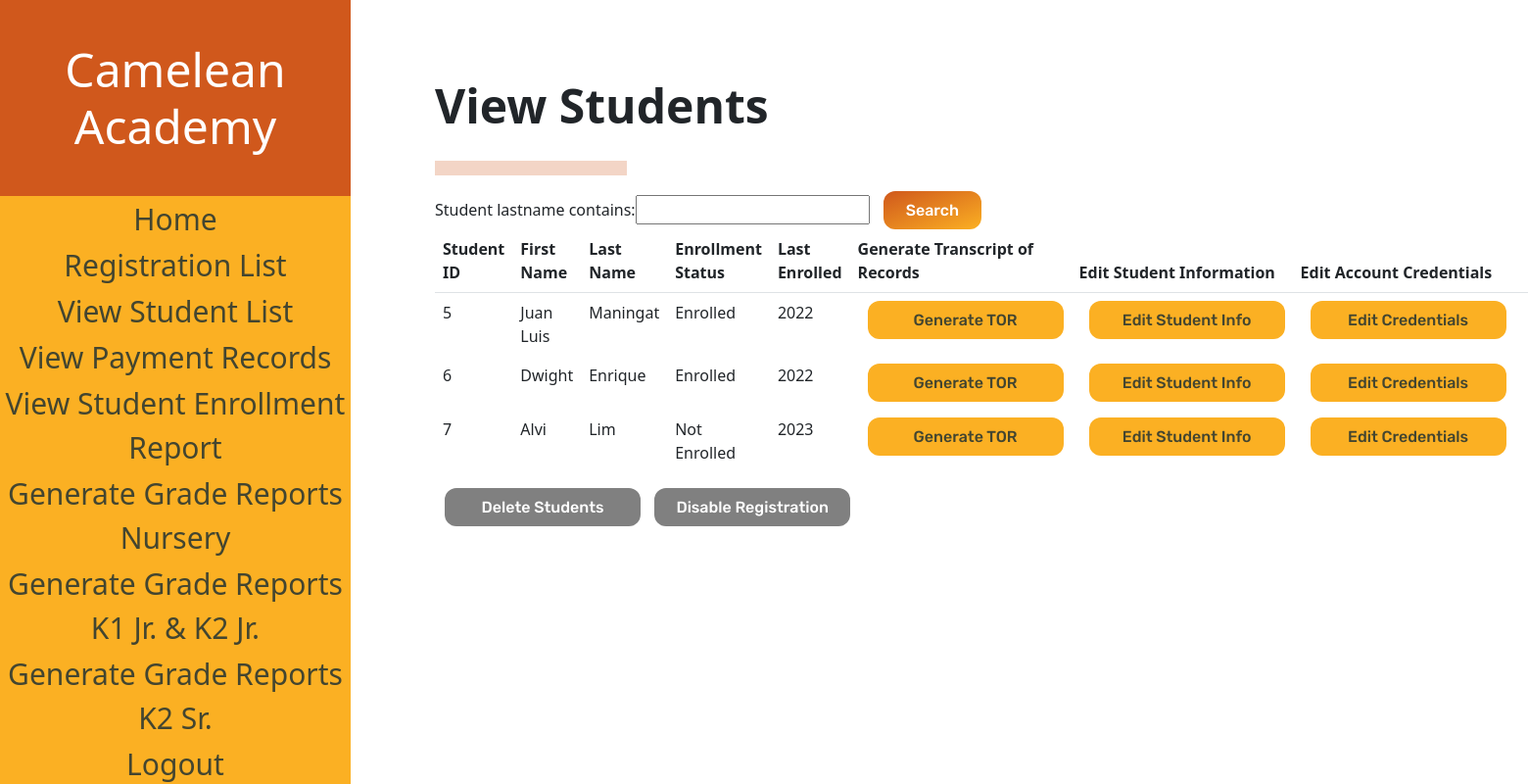
The app's page /studentList (signed in), older data.
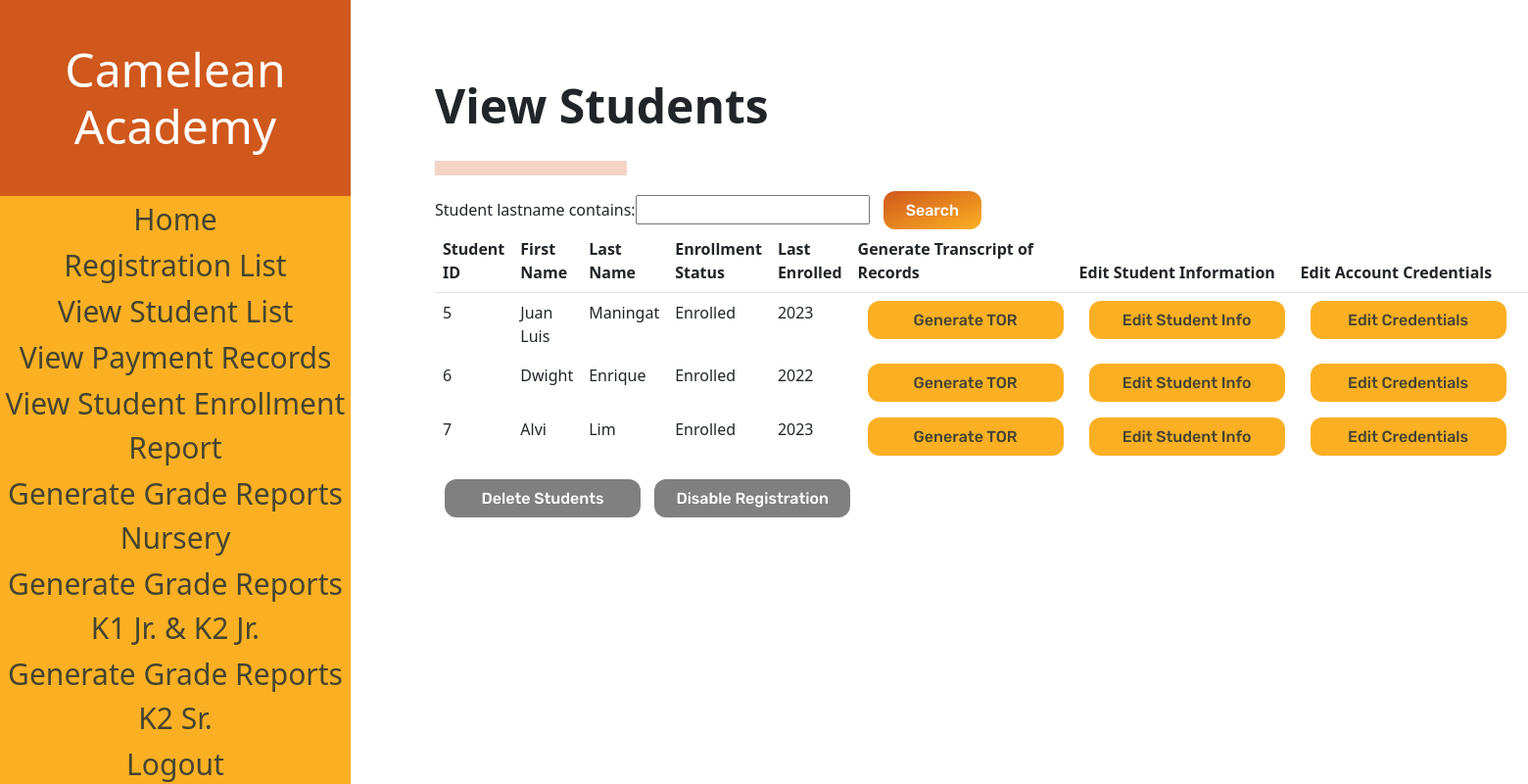
The same page, newer data.
### sis_app/models.py (models this page shows)
class Account(models.Model):
    username = models.CharField(max_length=128)
    password = models.CharField(max_length=128)#passwords should be stored hashed
    class Meta:
        abstract=True # Don't use this line if you want Contact to have its own table

class Student(Account):
    student_firstname = models.CharField(max_length=128, default=None)#
    student_lastname = models.CharField(max_length=128, default=None)#
    student_middlename = models.CharField(max_length=128, default=None)
    student_nickname = models.CharField(max_length=128, default=None)
    student_birthday = models.DateField(default=datetime.date.today())
    grade_levels = [
        ('Nursery','Nursery'),
        ('Kinder 1','Kinder 1'),
        ('Kinder 2 Junior', 'Kinder 2 Junior'),
        ('Kinder 2 Senior', 'Kinder 2 Senior'),
    ]
    student_grade_level = models.CharField(max_length=128, choices=grade_levels, default='Nursery')#
    status =[
    ('Not Enrolled','Not Enrolled'),
    ('Enrolled', 'Enrolled'),
    ]#
    enrollment_status = models.CharField(max_length=20, choices=status,default='Not Enrolled')#
    student_schoolyear_start=models.IntegerField(('year'), validators=[MinValueValidator(2000)], default=None)#
    student_address = models.CharField(max_length=300, default=None)
    student_religion = models.CharField(max_length=128, default=None)
    student_nationality = models.CharField(max_length=128, default=None)
    student_hobbies = models.TextField(max_length=500, default=None)
    student_likes = models.TextField(max_length=500, default=None)
    student_dislikes = models.TextField(max_length=500, default=None)
    student_shm = models.TextField(max_length=500, default=None)
    student_allergies = models.TextField(max_length=500, default=None)
    student_sd = models.TextField(max_length=500, default=None)
    student_oconsiderations = models.TextField(max_length=500, default=None)
    student_guardianemail = models.EmailField(max_length = 254, default=None)
    student_f_firstname = models.CharField(max_length=128, default=None)
    student_f_lastname = models.CharField(max_length=128, default=None)
    student_f_middlename = models.CharField(max_length=128, default=None)
    student_f_telno = models.CharField(max_length=128, default=None)
    student_f_address = models.CharField(max_length=300, default=None)
    student_f_occupation = models.CharField(max_length=128, default=None)
    student_f_employer = models.CharField(max_length=128, default=None)
    student_f_oaddress = models.CharField(max_length=300, default=None)
    student_f_otelno = models.CharField(max_length=128, default=None)
    student_f_natureofbusiness = models.CharField(max_length=128, default=None)
    student_m_firstname = models.CharField(max_length=128, default=None)
    student_m_lastname = models.CharField(max_length=128, default=None)
    student_m_middlename = models.CharField(max_length=128, default=None)
    student_m_telno = models.CharField(max_length=128, default=None)
    student_m_address = models.CharField(max_length=300, default=None)
    student_m_occupation = models.CharField(max_length=128, default=None)
    student_m_employer = models.CharField(max_length=128, default=None)
    student_m_oaddress = models.CharField(max_length=300, default=None)
    student_m_otelno = models.CharField(max_length=128, default=None)
    student_m_natureofbusiness = models.CharField(max_length=128, default=None)
    student_sibling_name = models.CharField(max_length=300, default=None)
    student_sibling_gender = models.CharField(max_length=128, default=None)
    student_sibling_age = models.IntegerField(default=None)
    student_sibling_school=models.CharField(max_length=300, default=None)
    student_medexp = models.BooleanField(default = False)
    student_rules = models.BooleanField(default = False)
    student_accuracy = models.BooleanField(default = False)
    student_signedname = models.CharField(max_length=300, default=None)
    student_signdate = models.DateField(default=datetime.date.today())
    enrollment_plan_choices =[
    ('Annually','Annually'),
    ('Bi-Annually', 'Bi-Annually'),
    ('Quarterly', 'Quarterly'),
    ]
    student_enrollment_plan = models.CharField(max_length=20, choices=enrollment_plan_choices,default='Annually')

### sis_app/views.py (the view)
# urls.py: path('studentList',views.StudentList, name="student_list"),
@login_required(login_url='sis_app:log_in')
def StudentList(request):
    if request.user.is_superuser:
        global toggle
        print(toggle)
        students = Student.objects.all()
        myFilter = StudentFilter(request.GET, queryset=students)
        students = myFilter.qs
        if toggle == True: #toggle is a global variable
            caption = 'Disable Registration'
        else:
            caption = 'Enable Registration'
        context = {'studentList' : students, 'myFilter': myFilter, 'caption':caption}
        return render(request,"sis_app/Student_List.html", context)
    else:
        return redirect('sis_app:home')

### sis_app/templates/sis_app/Student_List.html (shortened to what the changed rows need)
<!DOCTYPE html>
<html>
{% load static %}
<head>
    <link href="https://cdn.jsdelivr.net/npm/bootstrap@5.1.3/dist/css/bootstrap.min.css" rel="stylesheet">
    <link rel="stylesheet" href="{% static "styles/sList.css" %}" type="text/css">
</head>
<body>
    <div class="navbar">
        <div class="navbar-table-container">
            <table class = "navbarTable">
                <thead class= "border-bottom font-weight-bold">
                    <h1 class = "navbarHeader">
                        Camelean Academy
                    </h1>
                </thead>
            </table>
        </div>
    </div>
    <div class = "elements">
        <h2 class="pageHeading">View Students</h2>
        <div class="form-container">
            <form method="get" style=>
                {{myFilter.form}}
            </form>
        </div>
        <div class="table-container">
            <table class = "table table-borderless">
                <thead class= "border-bottom font-weight-bold">
                    <tr>
                        <th>Student ID</th>
                        <th>First Name</th>
                        <th>Last Name</th>
                        <th>Enrollment Status</th>
                        <th>Last Enrolled</th>
                        <th>Generate Transcript of Records</th>
                        <th>Edit Student Information</th>
                        <th>Edit Account Credentials</th>
                        <th></th>
                    </tr>
                </thead>
                <tbody>
                    {% for student in studentList %}
                    <tr>
                        <td data-heading="First Name">{{student.id}}</td>
                        <td data-heading="First Name">{{student.student_firstname}}</td>
                        <td data-heading="Last Name">{{student.student_lastname}}</td>
                        <td data-heading="Enrollment Status">{{student.enrollment_status}}</td>
                        <td data-heading="Last Enrolled">{{student.student_schoolyear_start}}</td>
                        <td><a class="buttonDesignNegative-elements" href="{% url 'sis_app:generate_tor' student.id %}">Generate TOR</a></td>
                        <td><a class="buttonDesignNegative-elements" href="{% url 'sis_app:reg_student_form' student.id %}">Edit Student Info</a></td>
                        <td><a class="buttonDesignNegative-elements" href="{% url 'sis_app:admin_account_edit' student.id %}">Edit Credentials</a></td>
                    </tr>
                    {% endfor %}
                </tbody>
            </table>
        </div>
    </div>
</body>
</html>

Row changes from the older to the newer data that the page shows:
changed Student "Juan Luis": student_schoolyear_start "2022" → "2023"
changed Student "Alvi": enrollment_status "Not Enrolled" → "Enrolled"
